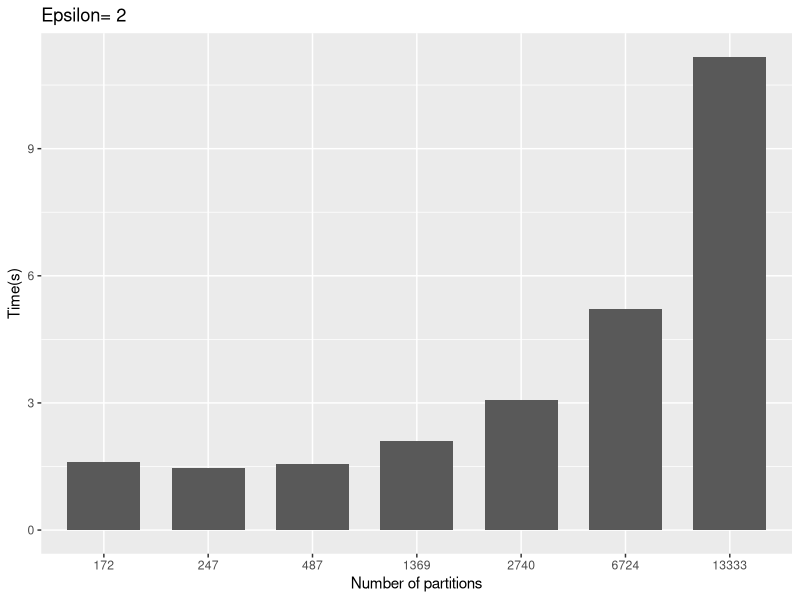
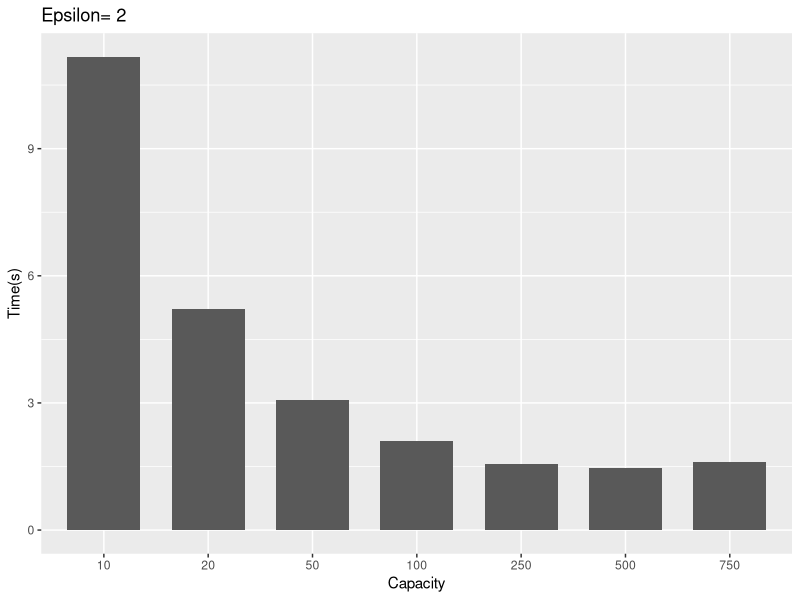
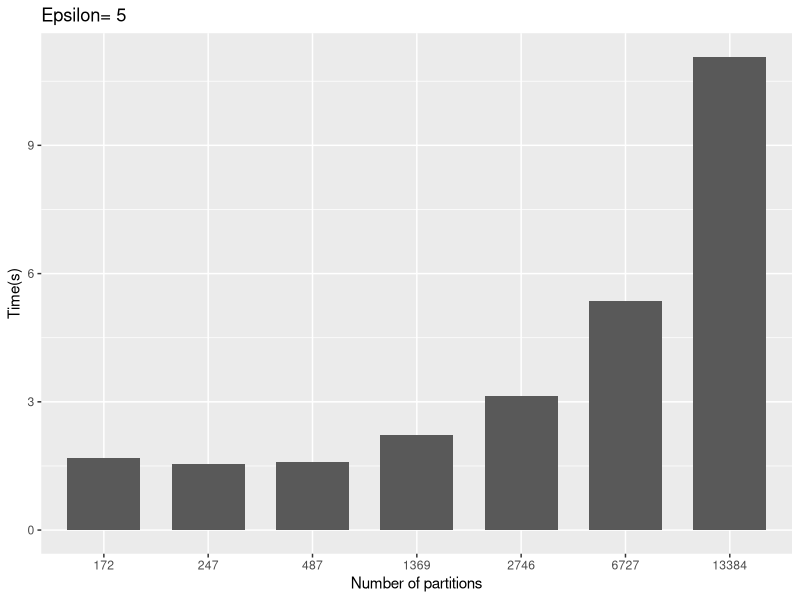
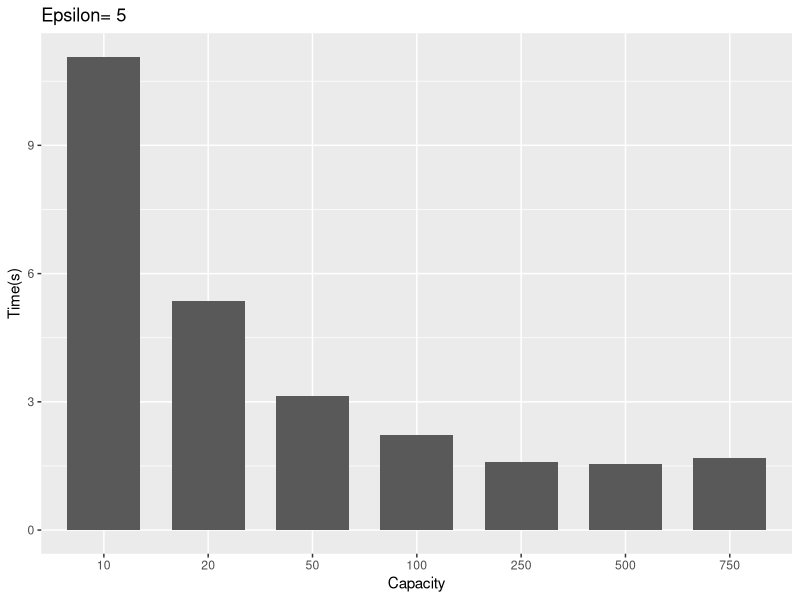
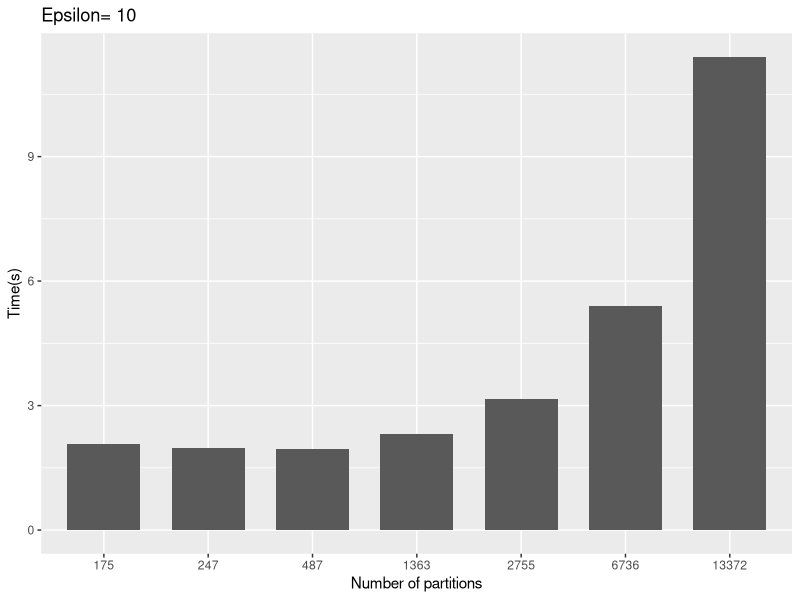
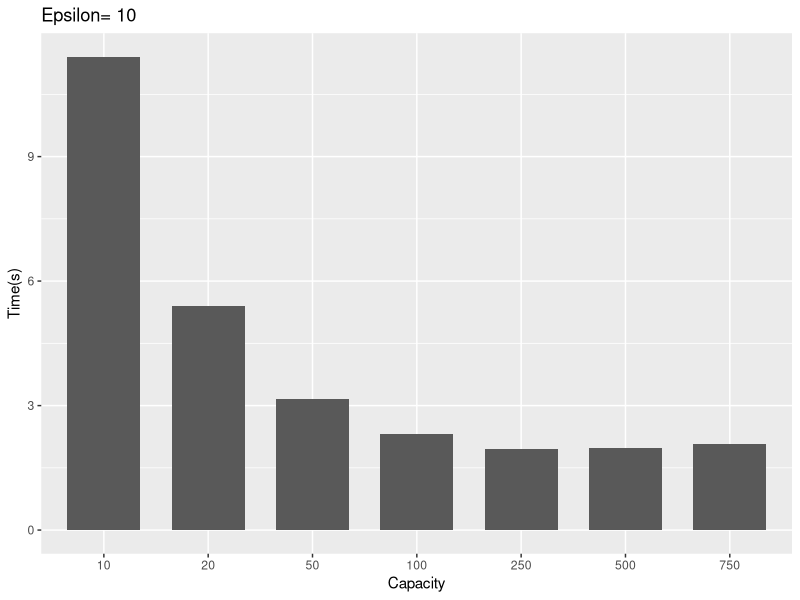
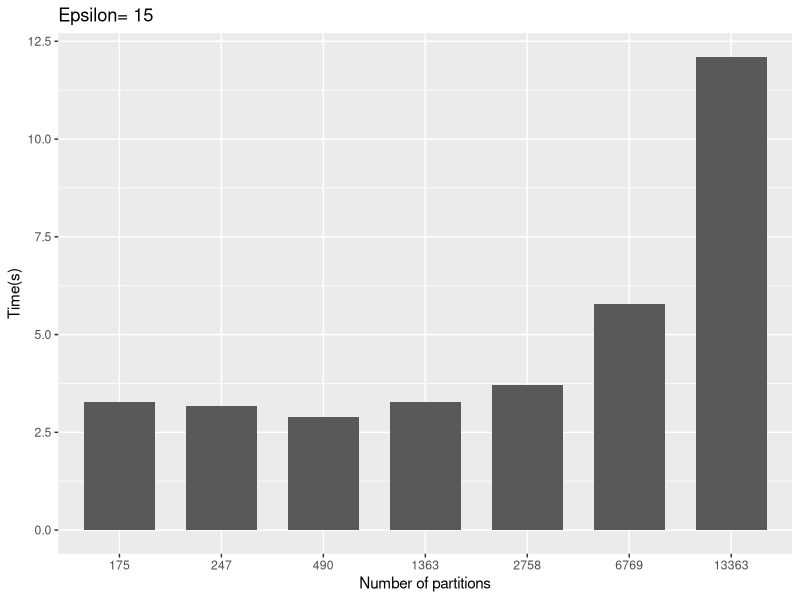
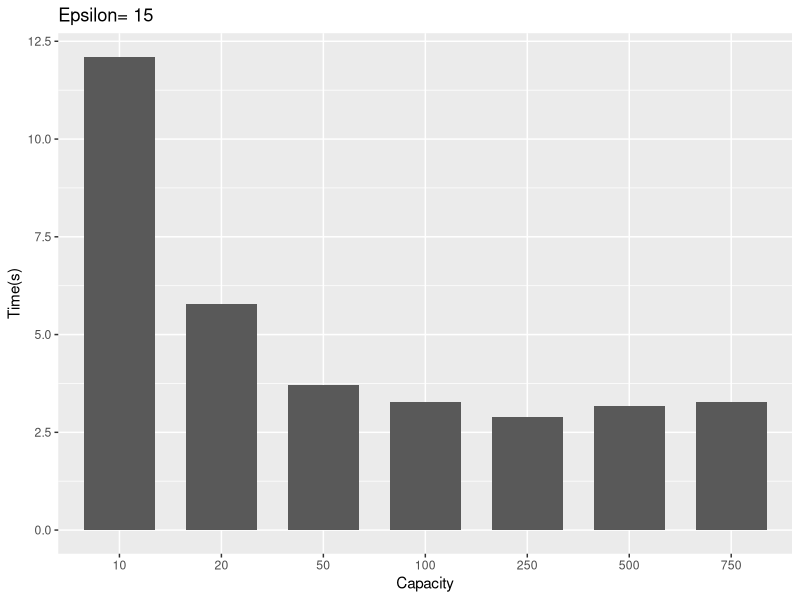

Reproduce these figures in R, in order.
library(tidyverse)

mf = read_tsv("optimal_performance.tsv")

W = 6
H = 4
for(e in as.numeric(levels(as.factor(mf$epsilon)))) {
  d = mf |> filter(epsilon == e) 
  p = ggplot(d, aes(x = as.factor(partitions), y = time)) + 
    geom_col(width = 0.7, position="dodge") + 
    labs(x="Number of partitions", y="Time(s)", title = paste("Epsilon=",e))
  plot(p)
  ggsave(paste0("pflockE", e,"_by_partitions.pdf"), width = W, height = H)
  
  g = ggplot(d, aes(x = as.factor(capacity), y = time)) + 
    geom_col(width = 0.7, position="dodge") + 
    labs(x="Capacity", y="Time(s)", title = paste("Epsilon=",e))
  plot(g)
  ggsave(paste0("pflockE", e,"_by_capacity.pdf"), width = W, height = H)
}

